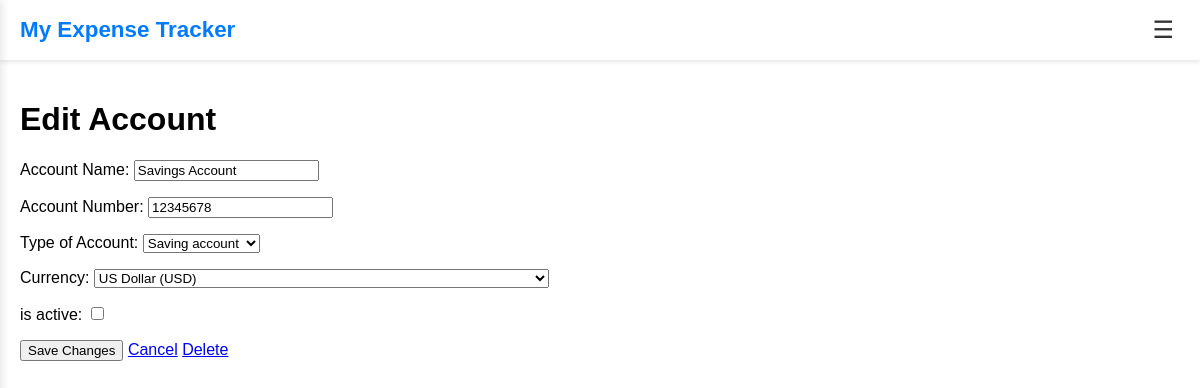
Page /accounts/1/edit/ (signed in) on the committed database.
### private/models.py (models this page shows, shortened)
class Account(models.Model):
    user = models.ForeignKey(settings.AUTH_USER_MODEL, on_delete=models.CASCADE)
    name = models.CharField(max_length=150)
    acct_num = models.CharField(max_length=50, blank=True)
    balance = models.DecimalField(max_digits=12, decimal_places=2)
    account_type = models.CharField(
        max_length=50,
        choices=[
            ("General", "General"),
            ("Cash", "Cash"),
            ("Current", "Current"),
            ("Current account", "Current account"),
            ("Credit card", "Credit card"),
            ("Saving account", "Saving account"),
            ("Investment", "Investment"),
            ("Insurance", "Insurance"),
            ("Bonus", "Bonus"),
            ("Loan", "Loan"),
            ("Mortgage", "Mortgage"),
        ],
    )
    currency = models.CharField(max_length=3)
    is_active = models.BooleanField(default=True)
    created_at = models.DateTimeField(auto_now_add=True)
    class Meta:
        constraints = [
            models.UniqueConstraint(
                fields=["user", "name"], name="unique_account_per_user"
            )
        ]

### private/views.py (the view)
# urls.py: path("accounts/<int:pk>/edit/", AccountUpdateView.as_view(), name="account-edit"),
class AccountUpdateView(LoginRequiredMixin, UpdateView):
    form_class = AccountForm
    model = Account
    template_name = "private/Account_edit.html"
    success_url = reverse_lazy("dashboard")
    def get_form(self, *args, **kwargs):
        form = super().get_form(*args, **kwargs)
        del form.fields["balance"]
        form.fields["is_active"] = forms.BooleanField(
            required=False,
            label="is active",
            widget=forms.CheckboxInput(attrs={"class": "form-check-input"}),
        )
        return form
    def get_queryset(self):
        return Account.objects.filter(user=self.request.user)

### private/templates/private/Account_edit.html (shortened to what this page needs)
{% extends "private/base_toggle.html" %}
{% load static %}
{% block content %}
<div class="container mt-4">
    <div class="card p-4">
        <h1 class="card-title">Edit Account</h1>
        <form method="post">
            {{ form.as_p }}
            <button type="submit" class="btn btn-primary">Save Changes</button>
            <a href="{% url 'account-detail' object.id %}" class="btn btn-secondary">Cancel</a>
            <a href="{% url 'account-delete' object.id %}" class="btn btn-danger">Delete</a>
        </form>
    </div>
</div>
{% endblock %}

### private/static/css/base_toggle.css (style rules this page uses)
:root { --primary-color: #007bff; --text-color: #333; --logout-color: #e63946; --logout-hover-bg: #ffeaea; --sidebar-width: 300px; --shadow: 0 2px 4px rgba(0, 0, 0, 0.1); --background-color: #ffffff; --hover-bg: #f0f4ff; --dropdown-bg: #ffffff; }
body { margin: 0; font-family: Arial, sans-serif; background-color: var(--background-color); }

### rows in the picture
Account: name "Savings Account", acct_num "12345678", account_type "Saving account", currency "US Dollar (USD)"
